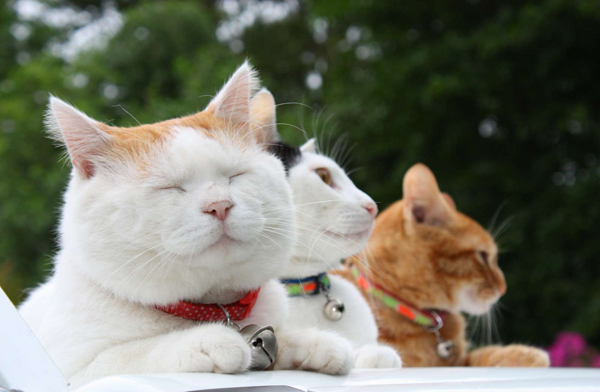
#> input picture R.jpg, 600 x 392 px
$ python SuperPixel.py
#> lines starting #> are read from the running program, lines starting #| are printed output that depends on the picture; after the words box and inside, x2 and y2 are one past the last pixel; in counts of white or black regions, pixels touching at a corner belong together
import queue

import numpy as np
import cv2
from tqdm import trange
from time import time


class Cluster:
    def __init__(self, no, x, y, l=0, a=0, b=0):
        self.no = no
        self.update(x, y, l, a, b)
        self.pixels = []

    def update(self, x, y, l, a, b):
        self.x = int(x)
        self.y = int(y)
        self.l = l
        self.a = a
        self.b = b

    def get_pixel(self):
        return np.array([self.l, self.a, self.b])

    def __str__(self):
        return "{} {} {} {} {} {}".format(self.no, self.x, self.y, self.l, self.a, self.b)

    def __repr__(self):
        return self.__str__()


class SLIC:

    def __init__(self, image, k, m=10, iter=4):
        self.randColor = []
        self.Knum = 15
        self.clusterCenter = []
        self.k = k  # number of superpixels
        self.m = m
        self.iter = iter
        self.image = image
        self.image_lab = cv2.cvtColor(image, cv2.COLOR_BGR2LAB).astype(np.float64)
        self.image_height, self.image_width = self.image.shape[:2]
        self.N = self.image_height * self.image_width  # number of pixels
        self.S = int((self.N / self.k) ** 0.5)  # grid_interval
        print(self.N, self.k, self.S)
        print(self.image_height, self.image_width)
        self.clusters = []
        self.cluster_matrix = -1 * np.ones(self.image.shape[:2], dtype=int)
        self.index_mesh = np.mgrid[0:self.image_height, 0:self.image_width].transpose(1, 2, 0)
        self.cluster_image = None
        for i in range(self.Knum):
            bgr = np.random.randint(0,255,3,dtype=np.int32)
            self.randColor.append(bgr)


    def __get_gradient(self, x, y):
        current = self.image_lab[y, x, 0]
        next_row = self.image_lab[y + 1, x, 0]
        next_col = self.image_lab[y, x + 1, 0]
        col_grad = ((next_col - current) ** 2) ** 0.5
        rol_grad = ((next_row - current) ** 2) ** 0.5
        return rol_grad + col_grad

    def __find_lowest_gradient_position(self, x, y):
        min_grad = 100
        # cluster = None
        cluster = Cluster(len(self.clusters), x, y, self.image_lab[y, x, 0], self.image_lab[y, x, 1],
                          self.image_lab[y, x, 2])
        self.clusterCenter.append(np.array([
                                    (x / self.image_width) * 255,
                                    (y / self.image_height) * 255,
                                    self.image_lab[y, x, 0],
                                    self.image_lab[y, x, 1],
                                    self.image_lab[y, x, 2]
                                    ]))
        for _dx in range(-1, 2):
            for _dy in range(-1, 2):
                dx = x + _dx
                dy = y + _dy
                grad = self.__get_gradient(dx, dy)
                if grad < min_grad:
                    min_grad = grad
                    cluster.update(dy, dx,
                                   self.image_lab[dy, dx, 0],
                                   self.image_lab[dy, dx, 1],
                                   self.image_lab[dy, dx, 2])
        return cluster

    def __init_clusters(self):
        x = y = self.S // 2
        while y < self.image_height:
            while x < self.image_width:
                cluster = self.__find_lowest_gradient_position(x, y)
                self.clusters.append(cluster)
                x += self.S
            x = self.S // 2
            y += self.S

    def clustering(self):
        min_distance = np.full((self.image_height, self.image_width), np.inf)
        for cluster in self.clusters:
            cluster_point = np.array([cluster.l, cluster.a, cluster.b])
            x_min = max(0, cluster.x - 2 * self.S)
            y_min = max(0, cluster.y - 2 * self.S)
            x_max = min(self.image_width, cluster.x + 2 * self.S)
            y_max = min(self.image_height, cluster.y + 2 * self.S)

            x_min, y_min, x_max, y_max = [int(val) for val in [x_min, y_min, x_max, y_max]]

            y_pixels, x_pixels = np.ogrid[y_min:y_max, x_min:x_max]

            crop = self.image[y_min:y_max, x_min:x_max]
            color_distance = np.sqrt(np.sum((crop - cluster_point) ** 2, axis=-1))
            spatial_distance = np.sqrt((y_pixels - cluster.y) ** 2 + (x_pixels - cluster.x) ** 2)
            total_distance = color_distance + (self.m / self.S) * spatial_distance
            min_distance_area = min_distance[y_min:y_max, x_min:x_max]
            idx = total_distance < min_distance_area
            min_distance_area[idx] = total_distance[idx]
            self.cluster_matrix[y_min:y_max, x_min:x_max][idx] = cluster.no

        for cluster in self.clusters:
            idx = self.cluster_matrix == cluster.no
            if len(self.index_mesh[idx]) == 0:
                continue
            cluster.pixels = self.index_mesh[idx].tolist()
            mean_l, mean_a, mean_b = np.mean(self.image_lab[idx], axis=0)
            mean_y, mean_x = np.mean(self.index_mesh[idx], axis=0)
            cluster.update(mean_x, mean_y, mean_l, mean_a, mean_b)

    # [64 lines left out: functions find_new_biggest_cluster, enforce_connectivity, not called in this run]

    def get_countour_image(self, color=(255, 255, 255)):
        visualize_image = self.image.copy()
        for cluster in self.clusters:
            pixel_mask = self.cluster_matrix == cluster.no
            idx = self.index_mesh[pixel_mask]
            if len(idx) == 0:
                continue
            pixel_mask_uint8 = pixel_mask.astype(np.uint8)
            contours, hierarchy = cv2.findContours(pixel_mask_uint8, cv2.RETR_TREE, cv2.CHAIN_APPROX_SIMPLE)
            cv2.drawContours(visualize_image, contours, -1, color, 0)
        return visualize_image

    def calculate_superpixel_image(self):
        cluster_image = self.image.copy()
        for cluster in self.clusters:
            idx = self.cluster_matrix == cluster.no
            if len(self.index_mesh[idx]) == 0:
                continue
            cluster_image[idx] = cluster.get_pixel()
        cluster_image = cv2.cvtColor(cluster_image, cv2.COLOR_LAB2BGR)
        return cluster_image

    def draw_Kmeans_image(self, label):
        Kmeans_image = self.image.copy()
        idx = 0
        for cluster in self.clusters:
            for p in cluster.pixels:
                x = p[0]
                y = p[1]
                for i in range(3):
                    Kmeans_image[x][y][i] = self.randColor[label[idx][0]][i] / 2 \
                                            + Kmeans_image[x][y][i] / 2

            idx += 1

        return Kmeans_image

    def kMeans(self):
        criteria = (cv2.TERM_CRITERIA_EPS + cv2.TERM_CRITERIA_MAX_ITER, self.Knum, 1.0)
        flags = cv2.KMEANS_RANDOM_CENTERS
        ret, label, center = cv2.kmeans(np.float32(self.clusterCenter), 10, None, criteria, 10, flags)
        return ret, label, center

    def process(self):
        init_clusters_time = time()
        self.__init_clusters()
        init_clusters_time = time() - init_clusters_time
        print(f"Initialize clusters take: {round(init_clusters_time, 2)}s")
        clustering_time = time()
        for _ in trange(self.iter):
            self.clustering()
        self.clusterCenter = np.array(self.clusterCenter)
        clustering_time = time() - clustering_time
        print(f"Clustering {self.iter} times take: {round(clustering_time, 2)}s")
        ret, label, center = self.kMeans()
        kmeansImage = self.draw_Kmeans_image(label)


        # [5 lines of commented-out code are left out]
        visualize_image = self.get_countour_image((5, 5, 5))
        cluster_image = self.calculate_superpixel_image()
        cv2.imshow("window 1", visualize_image)
        cv2.imshow("window 2", cluster_image)
        cv2.imshow("window 3", kmeansImage)
        cv2.imshow("RAW", self.image)
        cv2.waitKey(0)


if __name__ == '__main__':
    image = cv2.imread("R.jpg")
#> image is the input picture: shape (392, 600, 3); mean B, G, R 103.5, 117.1, 117.3
    image = cv2.resize(image, (512, 512))
#> image: shape (512, 512, 3)
    slic = SLIC(image, 1000, 10, iter=10)
#> in __init__, `self.image_lab = cv2.cvtColor(image, cv2.COLOR_BGR2LAB).astype(np.floa..`:
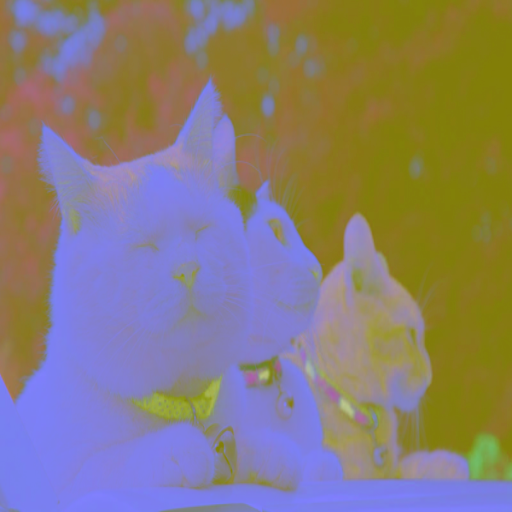
#> self.image_lab: shape (512, 512, 3) float64; mean B, G, R 120.1, 125.6, 136.1
#| 262144 1000 16
#| 512 512
    slic.process()
#> the loop in __init_clusters, `while y < self.image_height:` made 32 passes
#> after the loop in draw_Kmeans_image, `for cluster in self.clusters:`:
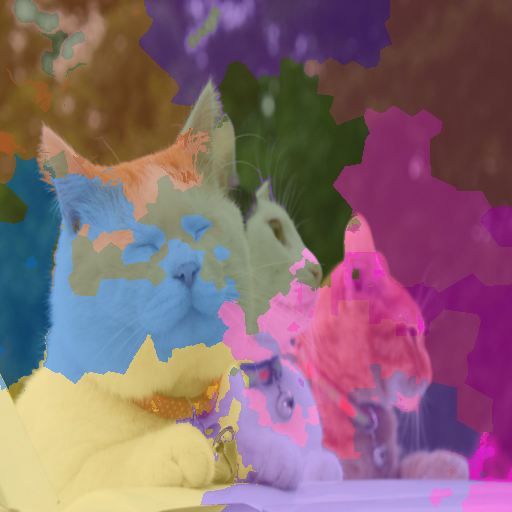
#> Kmeans_image: shape (512, 512, 3); mean B, G, R 114.4, 104.1, 135
#> the loop in get_countour_image, `for cluster in self.clusters:` made 1024 passes
#> pass 1, in get_countour_image, `pixel_mask = self.cluster_matrix == cluster.no`:
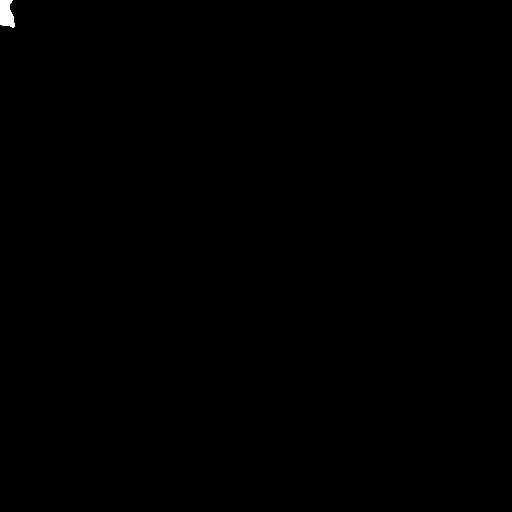
#> pixel_mask: shape (512, 512) bool; 0.13% white; 1 white region, box (x1, y1, x2, y2) and area: (0, 0, 15, 28) 328
#> after the loop in get_countour_image, `for cluster in self.clusters:`:
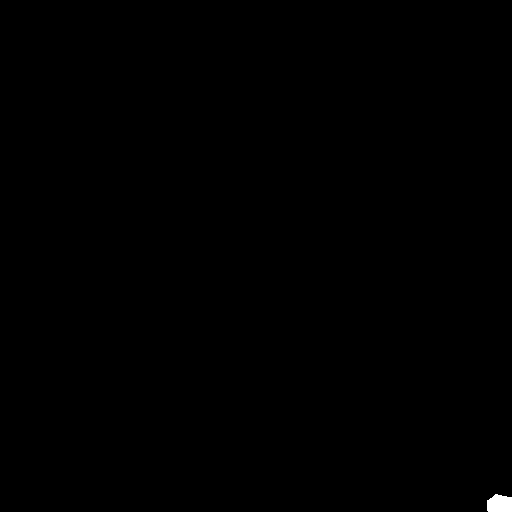
#> pixel_mask_uint8: shape (512, 512); values 0 (black) and 1 (white), 0.15% white; 1 white region, box (x1, y1, x2, y2) and area: (487, 494, 512, 512) 389
#> after the loop in get_countour_image, `for cluster in self.clusters:`:
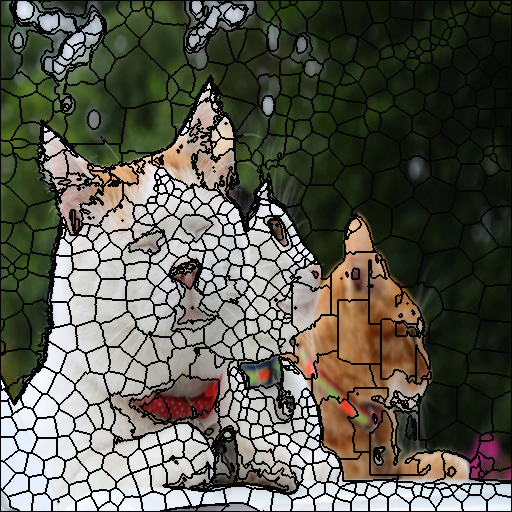
#> visualize_image: shape (512, 512, 3); mean B, G, R 78.9, 90.4, 90.4
#> after the loop in calculate_superpixel_image, `for cluster in self.clusters:`:
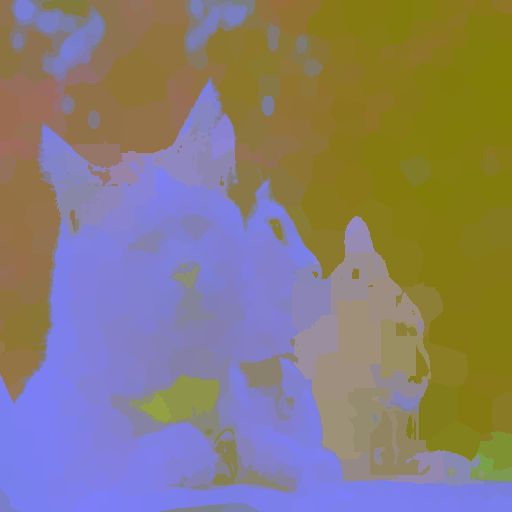
#> cluster_image: shape (512, 512, 3); mean B, G, R 119.6, 125.1, 135.6
#> in calculate_superpixel_image, `cluster_image = cv2.cvtColor(cluster_image, cv2.COLOR_LAB2BGR)`:
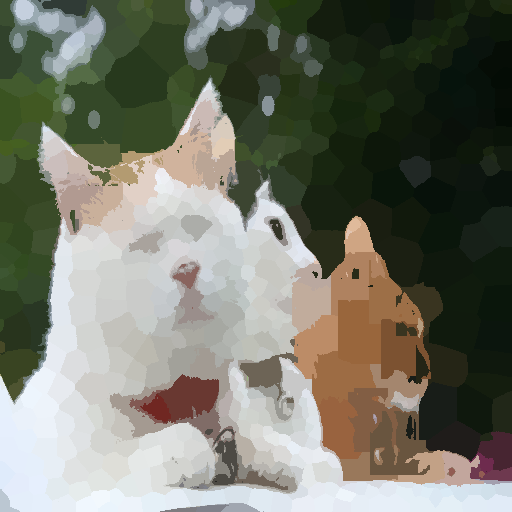
#> cluster_image: shape (512, 512, 3); mean B, G, R 103.9, 116.9, 115.4
